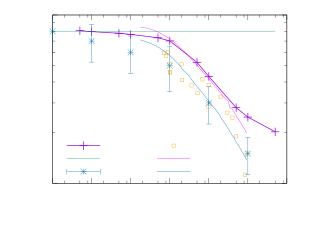

Source code (gnuplot):
#!/sfihome/anna.hauber/bin/gnuplot -persist
#
#    
#    	G N U P L O T
#    	Version 5.0 patchlevel 0    last modified 2015-01-01 
#    
#    	Copyright (C) 1986-1993, 1998, 2004, 2007-2015
#    	Thomas Williams, Colin Kelley and many others
#    
#    	gnuplot home:     http://www.gnuplot.info
#    	faq, bugs, etc:   type "help FAQ"
#    	immediate help:   type "help"  (plot window: hit 'h')
# set terminal x11 
# set output
unset clip points
set clip one
unset clip two
set bar 1.000000 front
set border 31 front lt black linewidth 1.000 dashtype solid
set zdata 
set ydata 
set xdata 
set y2data 
set x2data 
set boxwidth
set style fill  empty border
set style rectangle back fc  bgnd fillstyle   solid 1.00 border lt -1
set style circle radius graph 0.02, first 0.00000, 0.00000 
set style ellipse size graph 0.05, 0.03, first 0.00000 angle 0 units xy
set dummy x, y
set format x "$10^{%T}$" 
set format y "$10^%T$" 
set format x2 "% g" 
set format y2 "% g" 
set format z "% g" 
set format cb "% g" 
set format r "% h" 
set timefmt "%d/%m/%y,%H:%M"
set angles radians
unset grid
set raxis
set style parallel front  lt black linewidth 2.000 dashtype solid
set key title ""
set key inside left top horizontal Left reverse enhanced autotitle nobox
set key noinvert samplen 4 spacing 1 width 0 height 0 
set key maxcolumns 2 maxrows 0
set key noopaque
unset label
unset arrow
set style increment default
unset style line
unset style arrow
set style histogram clustered gap 2 title textcolor lt -1
unset object
set style textbox transparent margins  1.0,  1.0 border
unset logscale
set logscale x 10
set logscale y 10
set offsets 0, 0, 0, 0
set pointsize 1
set pointintervalbox 1
set encoding default
unset polar
unset parametric
unset decimalsign
set view 60, 30, 1, 1
set samples 100, 100
set isosamples 10, 10
set surface 
unset contour
set cntrlabel  format '%8.3g' font '' start 5 interval 20
set mapping cartesian
set datafile separator whitespace
unset hidden3d
set cntrparam order 4
set cntrparam linear
set cntrparam levels auto 5
set cntrparam points 5
set size ratio 0 1,1
set origin 0,0
set style data points
set style function lines
set xzeroaxis lt nodraw linewidth 1.000 dashtype solid
set yzeroaxis lt nodraw linewidth 1.000 dashtype solid
unset zzeroaxis
set x2zeroaxis lt nodraw linewidth 1.000 dashtype solid
set y2zeroaxis lt nodraw linewidth 1.000 dashtype solid
set ticslevel 0.5
set tics scale  1, 0.5, 1, 1, 1
set mxtics default
set mytics default
set mztics default
set mx2tics default
set my2tics default
set mcbtics default
set mrtics default
set xtics border in scale 1,0.5 mirror norotate  autojustify
set xtics autofreq  norangelimit
set ytics border in scale 1,0.5 mirror norotate  autojustify
set ytics autofreq  norangelimit
set ztics border in scale 1,0.5 nomirror norotate  autojustify
set ztics autofreq  norangelimit
unset x2tics
unset y2tics
set cbtics border in scale 1,0.5 mirror norotate  autojustify
set cbtics autofreq  norangelimit
set rtics axis in scale 1,0.5 nomirror norotate  autojustify
set rtics autofreq  norangelimit
set paxis 1 tics border in scale 1,0.5 nomirror norotate  autojustify
set paxis 1 tics autofreq  rangelimit
set paxis 2 tics border in scale 1,0.5 nomirror norotate  autojustify
set paxis 2 tics autofreq  rangelimit
set paxis 3 tics border in scale 1,0.5 nomirror norotate  autojustify
set paxis 3 tics autofreq  rangelimit
set paxis 4 tics border in scale 1,0.5 nomirror norotate  autojustify
set paxis 4 tics autofreq  rangelimit
set paxis 5 tics border in scale 1,0.5 nomirror norotate  autojustify
set paxis 5 tics autofreq  rangelimit
set paxis 6 tics border in scale 1,0.5 nomirror norotate  autojustify
set paxis 6 tics autofreq  rangelimit
set paxis 7 tics border in scale 1,0.5 nomirror norotate  autojustify
set paxis 7 tics autofreq  rangelimit
set title "" 
set title  font "" norotate
set timestamp bottom 
set timestamp "" 
set timestamp  font "" norotate
set rrange [ * : * ] noreverse nowriteback
set trange [ * : * ] noreverse nowriteback
set urange [ * : * ] noreverse nowriteback
set vrange [ * : * ] noreverse nowriteback
set xlabel "Electron density n ($cm^{-3}$)" 
set xlabel  font "" textcolor lt -1 norotate
set x2label "" 
set x2label  font "" textcolor lt -1 norotate
set xrange [ 5.00000e+14 : 5.00000e+19 ] noreverse nowriteback
set x2range [ * : * ] noreverse nowriteback
set ylabel "Mobility $\\mu$ ($\\frac{cm^2}{Vs}$)" 
set ylabel  font "" textcolor lt -1 rotate by -270
set y2label "" 
set y2label  font "" textcolor lt -1 rotate by -270
set yrange [ 1000.00 : 100000. ] noreverse nowriteback
set y2range [ * : * ] noreverse nowriteback
set zlabel "" 
set zlabel  font "" textcolor lt -1 norotate
set zrange [ * : * ] noreverse nowriteback
set cblabel "" 
set cblabel  font "" textcolor lt -1 rotate by -270
set cbrange [ * : * ] noreverse nowriteback
set paxis 1 range [ * : * ] noreverse nowriteback
set paxis 2 range [ * : * ] noreverse nowriteback
set paxis 3 range [ * : * ] noreverse nowriteback
set paxis 4 range [ * : * ] noreverse nowriteback
set paxis 5 range [ * : * ] noreverse nowriteback
set paxis 6 range [ * : * ] noreverse nowriteback
set paxis 7 range [ * : * ] noreverse nowriteback
set zero 1e-08
set lmargin  -1
set bmargin  -1
set rmargin  -1
set tmargin  -1
set locale "C"
set pm3d explicit at s
set pm3d scansautomatic
set pm3d interpolate 1,1 flush begin noftriangles noborder corners2color mean
set palette positive nops_allcF maxcolors 0 gamma 1.5 color model RGB 
set palette rgbformulae 7, 5, 15
set colorbox default
set colorbox vertical origin screen 0.9, 0.2, 0 size screen 0.1, 0.63, 0 front bdefault
set style boxplot candles range  1.50 outliers pt 7 separation 1 labels auto unsorted
set loadpath 
set fontpath 
set psdir
set fit brief noerrorvariables nocovariancevariables errorscaling prescale nowrap v5
GNUTERM = "x11"
ARGC = 0
ARG0 = ""
x = 0.0
## Last datafile plotted: "n-mu-GaAs-Moore-theory.csv"
set key bottom left
plot \
	'~/WORK/30-6-15/n-varied/variable-mu.dat' u 1:(1/(1/$5+1/$6)) w lp lw 2  t "$\\mu_{tot}$",\
	8000 w l t "$\\mu_{Lit,1}$",\
	'~/WORK/15-5-15/Sze-Irvin.dat' u 1:2:3 w yerrorbars t "$\\mu_{Lit,2}$" lc 6 ps .7,\
'n-mu-GaAs-Moore-lump.dat' u 1:2 w p ps .4 t "$\\mu_{Lit,3}$",\
'n-mu-GaAs-Moore-theory.csv' u 1:2 w l t "$\\mu_{Lit,4}$",\
'n-mu-GaAs-Moore-theory.csv' u 1:3 w l t "$\\mu_{Lit,5}$"
#    EOF
#	'~/WORK/30-6-15/n-varied-LO/variable-mu.dat' u 1:5 w l t "$\\mu_{LO}$",\
#	'~/WORK/30-6-15/n-varied-LO/variable-mu.dat' u 1:(1/(1/$6+1/$5)) w l t "$\\mu_{LO + CI}$",\
#	'~/WORK/30-6-15/n-varied/variable-mu.dat' u 1:5 w lp lw 2 t "$\\mu_{CC}$",\
#	'~/WORK/30-6-15/n-varied/variable-mu.dat' u 1:6 w lp lw 2 t "$\\mu_{CI}$",\
